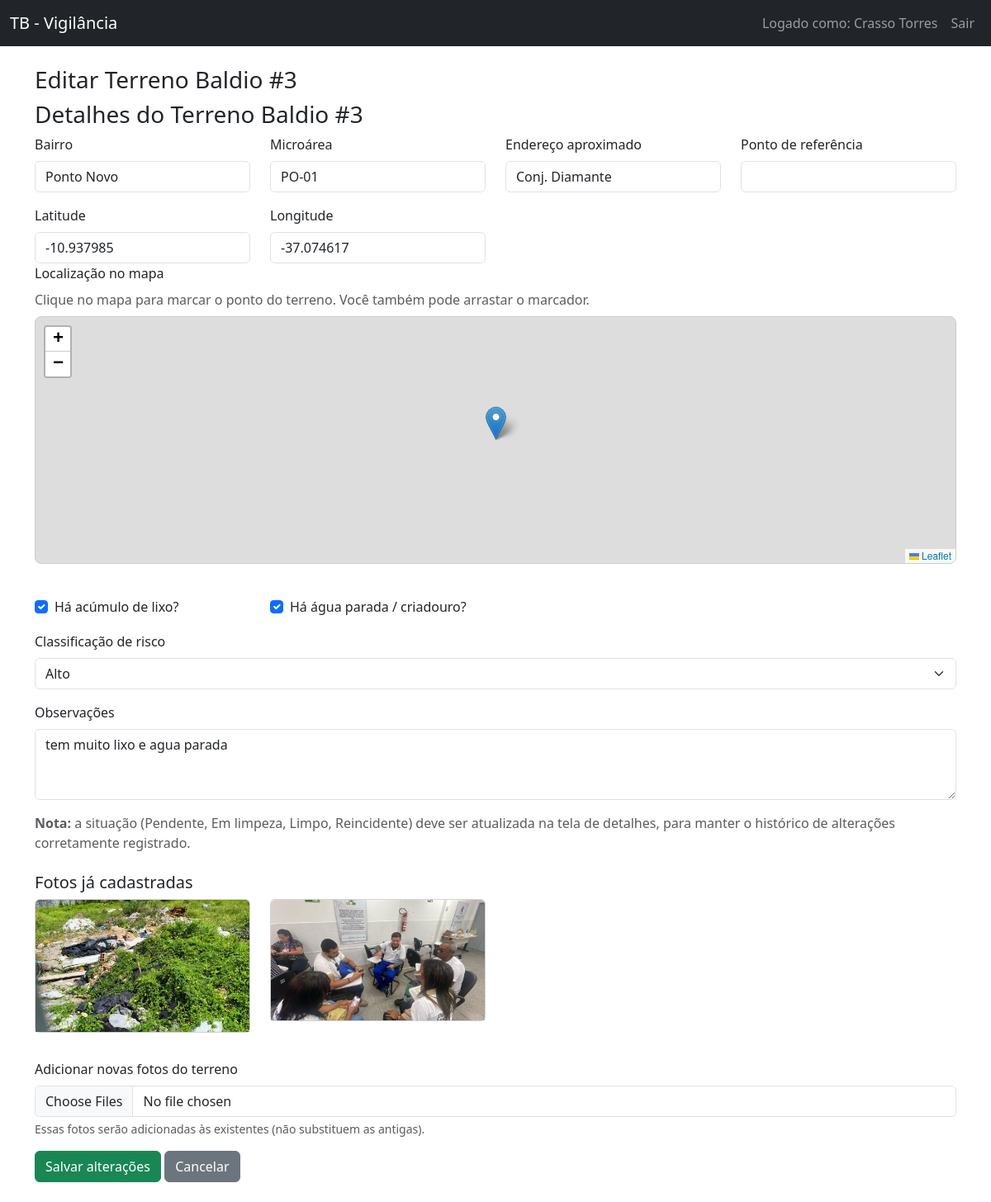
The app's page /terrenos/3/editar (signed in) with its own data.
### app.py (models this page shows, shortened)
class User(UserMixin, db.Model):
    __tablename__ = "users"
    id = db.Column(db.Integer, primary_key=True)
    nome = db.Column(db.String(100), nullable=False)
    email = db.Column(db.String(120), unique=True, nullable=False)
    senha_hash = db.Column(db.String(128), nullable=False)
    is_admin = db.Column(db.Boolean, default=False)

class TerrenoBaldio(db.Model):
    __tablename__ = "terrenos_baldios"
    id = db.Column(db.Integer, primary_key=True)
    bairro = db.Column(db.String(100), nullable=False)
    microarea = db.Column(db.String(50))
    endereco = db.Column(db.String(200), nullable=False)
    referencia = db.Column(db.String(200))
    tem_lixo = db.Column(db.Boolean, default=False)
    tem_agua_parada = db.Column(db.Boolean, default=False)
    risco = db.Column(db.String(20), default="Baixo")
    situacao = db.Column(db.String(20), default="Pendente")
    observacoes = db.Column(db.Text)
    latitude = db.Column(db.String(30))   # já deixo aqui pro mapa
    longitude = db.Column(db.String(30))  # strings pra simplificar
    criado_por_id = db.Column(db.Integer, db.ForeignKey("users.id"))
    criado_por = db.relationship("User", backref="terrenos")
    fotos = db.relationship(
        "TerrenoFoto",
        backref="terreno",
        lazy=True,
        cascade="all, delete-orphan",
    )
    historico = db.relationship(
        "TerrenoHistoricoSituacao",
        backref="terreno",
        lazy=True,
        order_by="TerrenoHistoricoSituacao.data_hora.desc()",
        cascade="all, delete-orphan",
    )

class TerrenoFoto(db.Model):
    __tablename__ = "terreno_fotos"
    id = db.Column(db.Integer, primary_key=True)
    arquivo = db.Column(db.String(255), nullable=False)
    terreno_id = db.Column(db.Integer, db.ForeignKey("terrenos_baldios.id"), nullable=False)

### app.py (the view, shortened to what this page needs)
@app.route("/terrenos/<int:terreno_id>/editar", methods=["GET", "POST"])
@login_required
def terreno_editar(terreno_id):
    terreno = TerrenoBaldio.query.get_or_404(terreno_id)
    if not current_user.is_admin and terreno.criado_por_id != current_user.id:
        flash("Você não tem permissão para editar este terreno.", "danger")
        return redirect(url_for("terreno_detalhe", terreno_id=terreno.id))
    riscos_lista = ["Baixo", "Médio", "Alto"]
    return render_template(
        "terreno_editar.html",
        terreno=terreno,
        riscos_lista=riscos_lista,
    )

### app.py (called while the page is built)
@login_manager.user_loader
def load_user(user_id):
    return User.query.get(int(user_id))

### Templates/terreno_editar.html (shortened to what this page needs)
{% extends "base.html" %}
{% block content %}
<h3>Editar Terreno Baldio #{{ terreno.id }}</h3>
<h3>Detalhes do Terreno Baldio #{{ terreno.id }}</h3>
<form method="post" enctype="multipart/form-data">
  <div class="row mb-3">
    <div class="col-md-3">
      <label for="bairro" class="form-label">Bairro</label>
      <input
        type="text"
        class="form-control"
        id="bairro"
        name="bairro"
        value="{{ terreno.bairro }}"
        required
      />
    </div>
    <div class="col-md-3">
      <label for="microarea" class="form-label">Microárea</label>
      <input
        type="text"
        class="form-control"
        id="microarea"
        name="microarea"
        value="{{ terreno.microarea or '' }}"
        placeholder="Ex: MA 01"
      />
    </div>
    <div class="col-md-3">
      <label for="endereco" class="form-label">Endereço aproximado</label>
      <input
        type="text"
        class="form-control"
        id="endereco"
        name="endereco"
        value="{{ terreno.endereco }}"
        required
      />
    </div>
    <div class="col-md-3">
      <label for="referencia" class="form-label">Ponto de referência</label>
      <input
        type="text"
        class="form-control"
        id="referencia"
        name="referencia"
        value="{{ terreno.referencia or '' }}"
      />
    </div>
  </div>
  <div class="row mb-3">
    <div class="col-md-3">
      <label for="latitude" class="form-label">Latitude</label>
      <input
        type="text"
        class="form-control"
        id="latitude"
        name="latitude"
        value="{{ terreno.latitude or '' }}"
        placeholder="-10.9"
      />
    </div>
    <div class="col-md-3">
      <label for="longitude" class="form-label">Longitude</label>
      <input
        type="text"
        class="form-control"
        id="longitude"
        name="longitude"
        value="{{ terreno.longitude or '' }}"
        placeholder="-37.0"
      />
    </div>
    <div class="mb-3">
  <label class="form-label">Localização no mapa</label>
  <p class="text-muted mb-1">
    Clique no mapa para marcar o ponto do terreno. Você também pode arrastar o marcador.
  </p>
  <link
    rel="stylesheet"
    href="https://unpkg.com/leaflet@1.9.4/dist/leaflet.css"
  />
  <div
    id="map-edit"
    style="height: 300px; border-radius: 8px; border: 1px solid #ccc;"
    class="mt-2"
  ></div>
</div>
    <div class="col-md-3 d-flex align-items-center">
      <div class="form-check mt-4">
        <input
          class="form-check-input"
          type="checkbox"
          id="tem_lixo"
          name="tem_lixo"
          {% if terreno.tem_lixo %}checked{% endif %}
        />
        <label class="form-check-label" for="tem_lixo">
          Há acúmulo de lixo?
        </label>
      </div>
    </div>
    <div class="col-md-3 d-flex align-items-center">
      <div class="form-check mt-4">
        <input
          class="form-check-input"
          type="checkbox"
          id="tem_agua_parada"
          name="tem_agua_parada"
          {% if terreno.tem_agua_parada %}checked{% endif %}
        />
        <label class="form-check-label" for="tem_agua_parada">
          Há água parada / criadouro?
        </label>
      </div>
    </div>
  </div>
  <div class="mb-3">
    <label for="risco" class="form-label">Classificação de risco</label>
    <select class="form-select" id="risco" name="risco">
      {% for r in riscos_lista %}
      <option value="{{ r }}" {% if terreno.risco == r %}selected{% endif %}>
        {{ r }}
      </option>
      {% endfor %}
    </select>
  </div>
  <div class="mb-3">
    <label for="observacoes" class="form-label">Observações</label>
    <textarea
      class="form-control"
      id="observacoes"
      name="observacoes"
      rows="3"
    >{{ terreno.observacoes or '' }}</textarea>
  </div>
  <p class="text-muted">
    <strong>Nota:</strong> a situação (Pendente, Em limpeza, Limpo, Reincidente)
    deve ser atualizada na tela de detalhes, para manter o histórico de alterações
    corretamente registrado.
  </p>
{% if terreno.fotos %}
  <h5 class="mt-4">Fotos já cadastradas</h5>
  <div class="row mb-3">
    {% for foto in terreno.fotos %}
    <div class="col-md-3 col-sm-4 col-6 mb-3">
      <div class="card">
        <img
          src="{{ url_for('static', filename='uploads/' ~ foto.arquivo) }}"
          class="card-img-top"
          alt="Foto do terreno"
          style="max-height: 160px; object-fit: cover;"
        />
      </div>
    </div>
    {% endfor %}
  </div>
{% endif %}
<div class="mb-3">
  <label for="novas_fotos" class="form-label">Adicionar novas fotos do terreno</label>
  <input
    class="form-control"
    type="file"
    id="novas_fotos"
    name="novas_fotos"
    multiple
    accept="image/*"
  />
  <div class="form-text">
    Essas fotos serão adicionadas às existentes (não substituem as antigas).
  </div>
</div>
  <button type="submit" class="btn btn-success">Salvar alterações</button>
  <a href="{{ url_for('terreno_detalhe', terreno_id=terreno.id) }}" class="btn btn-secondary">
    Cancelar
  </a>
</form>
{% endblock %}

### Templates/base.html (shortened to what this page needs)
<!doctype html>
<html lang="pt-br">
  <head>
    <link
      href="https://cdn.jsdelivr.net/npm/bootstrap@5.3.3/dist/css/bootstrap.min.css"
      rel="stylesheet"
    />
  </head>
  <body>
    <nav class="navbar navbar-expand-lg navbar-dark bg-dark mb-4">
      <div class="container-fluid">
        <a class="navbar-brand" href="{{ url_for('dashboard') }}">
          TB - Vigilância
        </a>
        <div class="collapse navbar-collapse">
          <ul class="navbar-nav ms-auto">
            {% if current_user.is_authenticated %}
              <li class="nav-item">
                <span class="nav-link">Logado como: {{ current_user.nome }}</span>
              </li>
              <li class="nav-item">
                <a class="nav-link" href="{{ url_for('logout') }}">Sair</a>
              </li>
            {% else %}
              <li class="nav-item">
                <a class="nav-link" href="{{ url_for('login') }}">Login</a>
              </li>
            {% endif %}
          </ul>
        </div>
      </div>
    </nav>
    <div class="container mb-4">
      {% block content %}
      {% endblock %}
    </div>
  </body>
</html>

### records on screen
User: nome "Crasso Torres"
TerrenoBaldio: id "3", bairro "Ponto Novo", microarea "PO-01", endereco "Conj. Diamante", latitude "-10.937985", longitude "-37.074617", tem_lixo "☑", tem_agua_parada "☑", risco "Alto", observacoes "tem muito lixo e agua parada"
TerrenoFoto: arquivo (picture)
TerrenoFoto: arquivo (picture)
